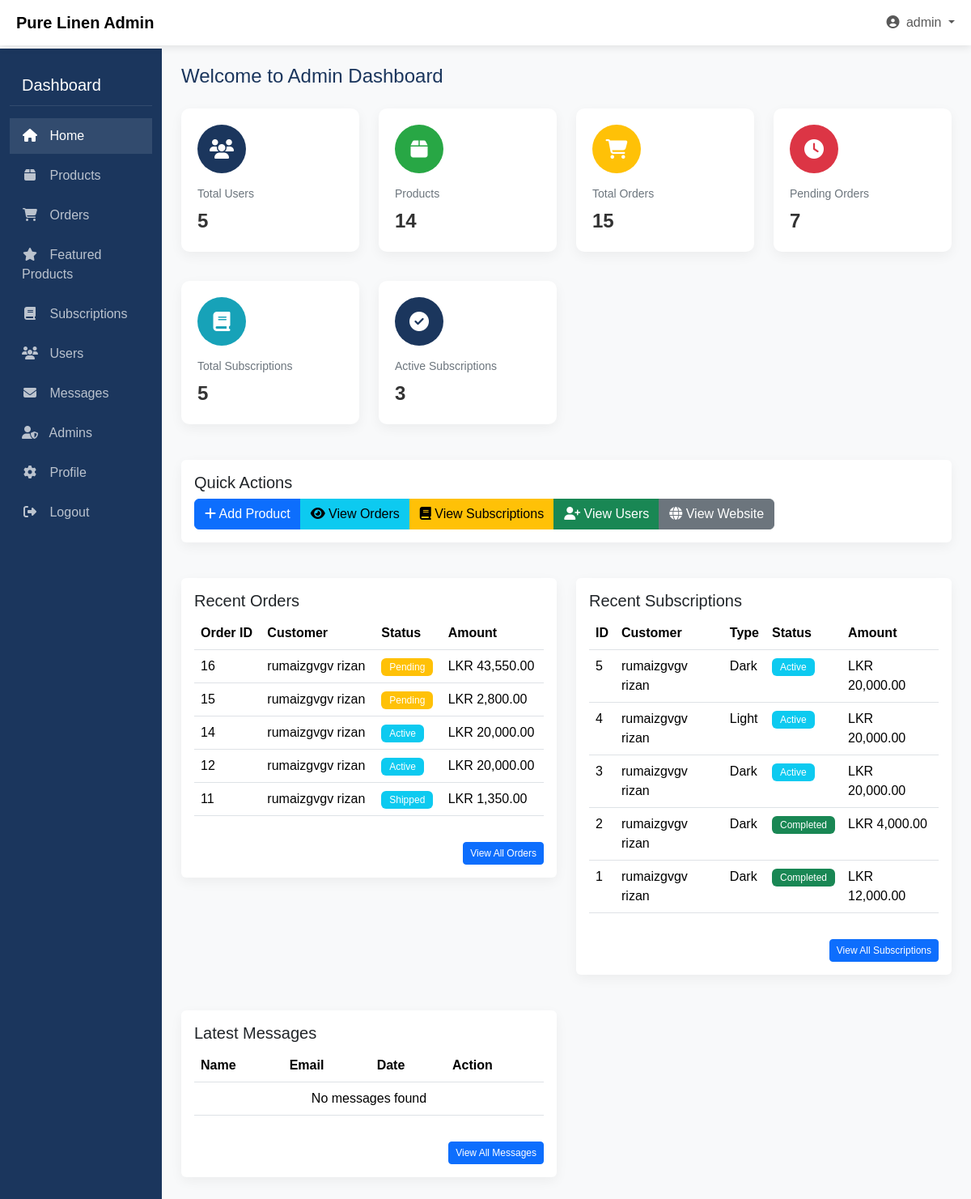
The page /Admin/admin_dashboard.php (signed in) on the database its author committed.
### tables this page shows
CREATE TABLE `orders` (
  `id` int(11) NOT NULL,
  `user_id` int(11) NOT NULL,
  `total_amount` decimal(10,2) NOT NULL,
  `payment_method` varchar(50) NOT NULL,
  `payment_status` varchar(20) NOT NULL DEFAULT 'pending',
  `order_type` varchar(50) DEFAULT 'regular',
  `subscription_id` int(11) DEFAULT NULL,
  `delivery_address` text DEFAULT NULL,
  `delivery_city` varchar(100) DEFAULT NULL,
  `delivery_postcode` varchar(20) DEFAULT NULL,
  `delivery_country` varchar(100) DEFAULT NULL,
  `delivery_option` varchar(50) DEFAULT 'standard',
  `delivery_cost` decimal(10,2) DEFAULT 250.00,
  `order_date` timestamp NOT NULL DEFAULT current_timestamp(),
  `created_at` timestamp NOT NULL DEFAULT current_timestamp()
);

CREATE TABLE `users` (
  `id` int(11) NOT NULL,
  `firstName` varchar(100) NOT NULL,
  `lastName` varchar(100) NOT NULL,
  `email` varchar(255) NOT NULL,
  `password` varchar(255) NOT NULL,
  `created_at` timestamp NOT NULL DEFAULT current_timestamp(),
  `phone` varchar(20) DEFAULT NULL,
  `address` text DEFAULT NULL,
  `postcode` varchar(20) DEFAULT NULL,
  `country` varchar(100) DEFAULT NULL,
  `city` varchar(100) DEFAULT NULL,
  `user_type` enum('user','admin') DEFAULT 'user',
  `email_verified` tinyint(1) NOT NULL DEFAULT 0,
  `verification_code` varchar(10) DEFAULT NULL,
  `code_expiry` bigint(20) DEFAULT NULL,
  `reset_token` varchar(100) DEFAULT NULL,
  `token_expiry` bigint(20) DEFAULT NULL
);

CREATE TABLE `swatch_subscriptions` (
  `id` int(11) NOT NULL,
  `user_id` int(11) NOT NULL,
  `swatch_type` varchar(50) NOT NULL,
  `duration` int(11) NOT NULL,
  `start_date` date NOT NULL,
  `end_date` varchar(50) DEFAULT NULL,
  `total_amount` decimal(10,2) NOT NULL,
  `payment_method` varchar(50) NOT NULL,
  `payment_status` varchar(20) NOT NULL DEFAULT 'pending',
  `created_at` timestamp NOT NULL DEFAULT current_timestamp()
);

### Admin/admin_dashboard.php (the view, shortened to what the rows shown need)
<?php
$host = "localhost";
$user = "root";
$pass = "";
$db = "pure_linen";
$conn = new mysqli($host, $user, $pass, $db);
$recent_orders = [];
$order_result = $conn->query("SELECT o.id, o.total_amount, o.payment_status, u.firstName, u.lastName
                             FROM orders o
                             JOIN users u ON o.user_id = u.id
                             ORDER BY o.order_date DESC LIMIT 5");
if ($order_result) {
    while ($row = $order_result->fetch_assoc()) {
        $recent_orders[] = $row;
    }
}
$recent_subscriptions = [];
$sub_result = $conn->query("SELECT s.id, s.swatch_type, s.duration, s.total_amount, s.payment_status,
                            u.firstName, u.lastName
                            FROM swatch_subscriptions s
                            JOIN users u ON s.user_id = u.id
                            ORDER BY s.created_at DESC LIMIT 5");
if ($sub_result) {
    while ($row = $sub_result->fetch_assoc()) {
        $recent_subscriptions[] = $row;
    }
}
?>
<!DOCTYPE html>
<html lang="en">
<head>
    <link href="https://cdn.jsdelivr.net/npm/bootstrap@5.3.3/dist/css/bootstrap.min.css" rel="stylesheet">
    <link rel="stylesheet" href="https://cdnjs.cloudflare.com/ajax/libs/font-awesome/6.5.1/css/all.min.css">
</head>
<body>
    <div class="container-fluid">
        <div class="row">
            <div class="col-md-9 ms-sm-auto col-lg-10 px-md-4 main-content">
                <h1 class="dashboard-title">Welcome to Admin Dashboard</h1>
                <div class="row mt-4">
                    <div class="col-md-6">
                        <div class="card">
                            <div class="card-body">
                                <div class="table-responsive">
                                    <table class="table table-hover">
                                        <thead>
                                            <tr>
                                                <th>Order ID</th>
                                                <th>Customer</th>
                                                <th>Status</th>
                                                <th>Amount</th>
                                            </tr>
                                        </thead>
                                        <tbody>
                                            <?php if (empty($recent_orders)): ?>
                                                <tr>
                                                    <td colspan="4" class="text-center">No orders found</td>
                                                </tr>
                                            <?php else: ?>
                                                <?php foreach ($recent_orders as $order): ?>
                                                    <tr>
                                                        <td><?php echo $order['id']; ?></td>
                                                        <td><?php echo htmlspecialchars($order['firstName'] . ' ' . $order['lastName']); ?></td>
                                                        <td>
                                                            <span class="badge bg-<?php echo ($order['payment_status'] == 'completed') ? 'success' : (($order['payment_status'] == 'pending') ? 'warning' : 'info'); ?>">
                                                                <?php echo ucfirst($order['payment_status']); ?>
                                                            </span>
                                                        </td>
                                                        <td>LKR <?php echo number_format($order['total_amount'], 2); ?></td>
                                                    </tr>
                                                <?php endforeach; ?>
                                            <?php endif; ?>
                                        </tbody>
                                    </table>
                                </div>
                            </div>
                        </div>
                    </div>
                    <div class="col-md-6">
                        <div class="card">
                            <div class="card-body">
                                <div class="table-responsive">
                                    <table class="table table-hover">
                                        <thead>
                                            <tr>
                                                <th>ID</th>
                                                <th>Customer</th>
                                                <th>Type</th>
                                                <th>Status</th>
                                                <th>Amount</th>
                                            </tr>
                                        </thead>
                                        <tbody>
                                            <?php if (empty($recent_subscriptions)): ?>
                                                <tr>
                                                    <td colspan="5" class="text-center">No subscriptions found</td>
                                                </tr>
                                            <?php else: ?>
                                                <?php foreach ($recent_subscriptions as $sub): ?>
                                                    <tr>
                                                        <td><?php echo $sub['id']; ?></td>
                                                        <td><?php echo htmlspecialchars($sub['firstName'] . ' ' . $sub['lastName']); ?></td>
                                                        <td><?php echo ucfirst($sub['swatch_type']); ?></td>
                                                        <td>
                                                            <?php
                                                            $status_class = '';
                                                            switch($sub['payment_status']) {
                                                                case 'completed':
                                                                    $status_class = 'bg-success';
                                                                    break;
                                                                case 'active':
                                                                    $status_class = 'bg-info';
                                                                    break;
                                                            }
                                                            ?>
                                                            <span class="badge <?php echo $status_class; ?>">
                                                                <?php echo ucfirst($sub['payment_status']); ?>
                                                            </span>
                                                        </td>
                                                        <td>LKR <?php echo number_format($sub['total_amount'], 2); ?></td>
                                                    </tr>
                                                <?php endforeach; ?>
                                            <?php endif; ?>
                                        </tbody>
                                    </table>
                                </div>
                            </div>
                        </div>
                    </div>
                </div>
                <div class="row mt-4">
                    <div class="col-md-6">
                        <div class="card">
                            <div class="card-body">
                                <div class="table-responsive">
                                    <table class="table table-hover">
                                        <thead>
                                            <tr>
                                                <th>Name</th>
                                                <th>Email</th>
                                                <th>Date</th>
                                                <th>Action</th>
                                            </tr>
                                        </thead>
                                    </table>
                                </div>
                            </div>
                        </div>
                    </div>
                </div>
            </div>
        </div>
    </div>
</body>
</html>

### rows shown on the page
orders: id "16", user.lastName "rumaizgvgv rizan", payment_status "Pending", total_amount "43,550.00"
orders: id "15", user.lastName "rumaizgvgv rizan", payment_status "Pending", total_amount "2,800.00"
orders: id "14", user.lastName "rumaizgvgv rizan", payment_status "Active", total_amount "20,000.00"
orders: id "12", user.lastName "rumaizgvgv rizan", payment_status "Active", total_amount "20,000.00"
orders: id "11", user.lastName "rumaizgvgv rizan", payment_status "Shipped", total_amount "1,350.00"
swatch_subscriptions: id "5", user.lastName "rumaizgvgv rizan", swatch_type "Dark", payment_status "Active", total_amount "20,000.00"
swatch_subscriptions: id "4", user.lastName "rumaizgvgv rizan", swatch_type "Light", payment_status "Active", total_amount "20,000.00"
swatch_subscriptions: id "3", user.lastName "rumaizgvgv rizan", swatch_type "Dark", payment_status "Active", total_amount "20,000.00"
swatch_subscriptions: id "2", user.lastName "rumaizgvgv rizan", swatch_type "Dark", payment_status "Completed", total_amount "4,000.00"
swatch_subscriptions: id "1", user.lastName "rumaizgvgv rizan", swatch_type "Dark", payment_status "Completed", total_amount "12,000.00"

### other values the page prints
$admin_name "admin"
$users_count "5"
$products_count "14"
$orders_count "15"
$pending_orders "7"
$subscriptions_count "5"
$active_subscriptions "3"
